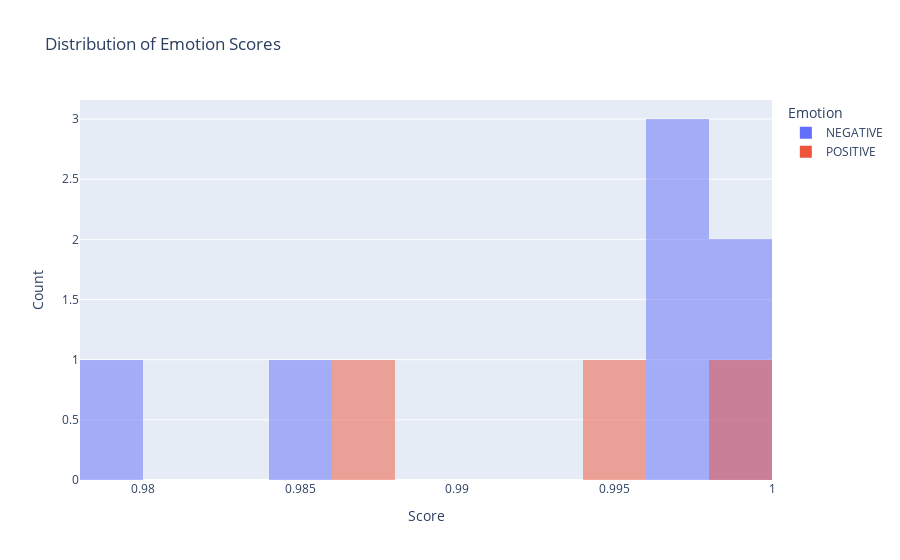

Notebook source saved alongside this figure:
### Code cell
# 히스토그램 생성: 감정 점수의 분포 시각화

# 마지막 10 엔트리에 대해서만 

# 중간 지점 이후의 데이터만 선택
last_entry_df = df[-10:]

fig_histogram = px.histogram(last_entry_df, x='score', color='label',
                             barmode='overlay',
                             nbins=20, # 빈의 개수 조절
                             title='Distribution of Emotion Scores')
fig_histogram.update_layout(xaxis_title='Score',
                            yaxis_title='Count',
                            legend_title='Emotion')
fig_histogram.show()

### Figure 1 — Plotly figure (JSON) as saved in the notebook; plotly's stock layout.template omitted (floating-point values rounded to 4 significant figures)
{"data": [{"alignmentgroup": "True", "bingroup": "x", "hovertemplate": "label=NEGATIVE<br>score=%{x}<br>count=%{y}<extra></extra>", "legendgroup": "NEGATIVE", "marker": {"color": "#636efa", "opacity": 0.5, "pattern": {"shape": ""}}, "name": "NEGATIVE", "nbinsx": 20, "offsetgroup": "NEGATIVE", "orientation": "v", "showlegend": true, "type": "histogram", "x": [0.984, 0.997, 0.9791, 0.9992, 0.998, 0.9964, 0.9983], "xaxis": "x", "yaxis": "y"}, {"alignmentgroup": "True", "bingroup": "x", "hovertemplate": "label=POSITIVE<br>score=%{x}<br>count=%{y}<extra></extra>", "legendgroup": "POSITIVE", "marker": {"color": "#EF553B", "opacity": 0.5, "pattern": {"shape": ""}}, "name": "POSITIVE", "nbinsx": 20, "offsetgroup": "POSITIVE", "orientation": "v", "showlegend": true, "type": "histogram", "x": [0.9876, 0.9998, 0.9947], "xaxis": "x", "yaxis": "y"}], "layout": {"barmode": "overlay", "legend": {"title": {"text": "Emotion"}, "tracegroupgap": 0}, "title": {"text": "Distribution of Emotion Scores"}, "xaxis": {"anchor": "y", "domain": [0, 1], "title": {"text": "Score"}}, "yaxis": {"anchor": "x", "domain": [0, 1], "title": {"text": "Count"}}}}
